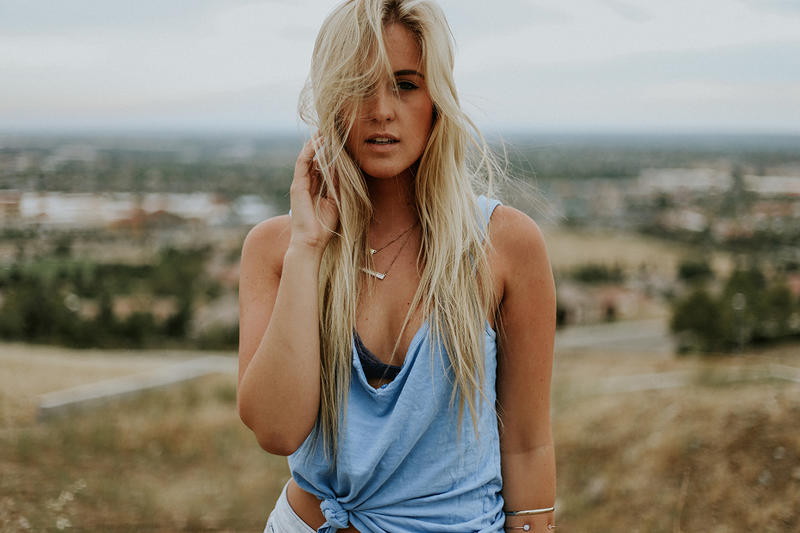
#> input picture ImageProcessing/pic01.jpg, 800 x 533 px
$ python crop_rotate.py
#> lines starting #> are read from the running program, lines starting #| are printed output that depends on the picture
from PIL import Image

def resize_images(image_names, new_size=(200, 200)):
    for image_name in image_names:
        img = Image.open(image_name)
        img = img.resize(new_size)
        img.save("resized_" + image_name)


images= ["pic01.jpg","pic02.jpg","pic03.jpg","pic04.jpg","pic05.jpg","pic06.jpg"]
# resize_images(images)
for hh in images:
    python_img =Image.open(hh)
#> python_img is the input picture: PIL image 800x533 RGB; mean R, G, B 139.4, 131.9, 117.5
    python_img2 =python_img
    python_img.show()
    python_img=python_img2.crop((50,50,500,500))
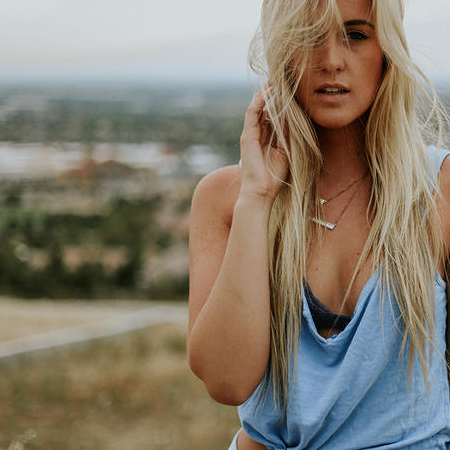
#> python_img: PIL image 450x450 RGB; mean R, G, B 134.1, 125.3, 111.2
    python_img.show()
    python_img=python_img2.rotate(45)
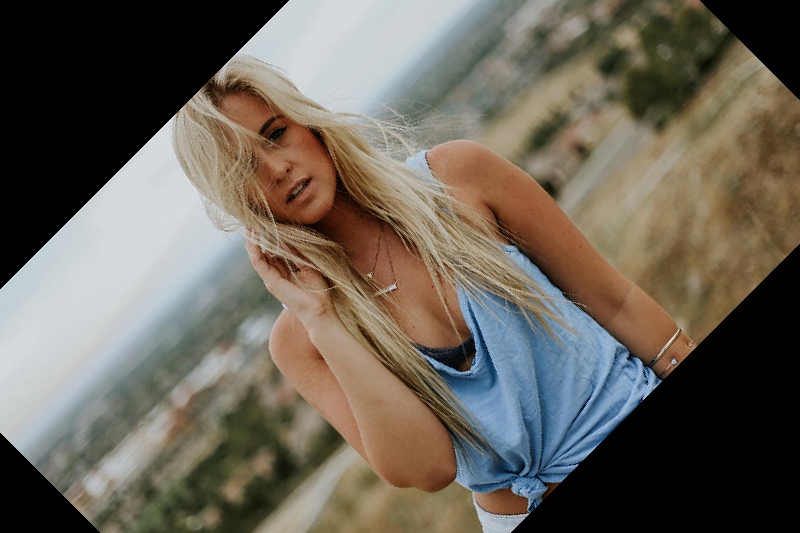
#> python_img: PIL image 800x533 RGB; mean R, G, B 106.4, 99.8, 88.8
    python_img.show()
    python_img=python_img.crop((200,100,450,550))
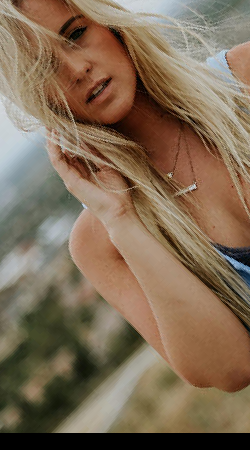
#> python_img: PIL image 250x450 RGB; mean R, G, B 128.3, 108.1, 85.8
    python_img.show()
#> pass 2 of the loop `for hh in images:`:
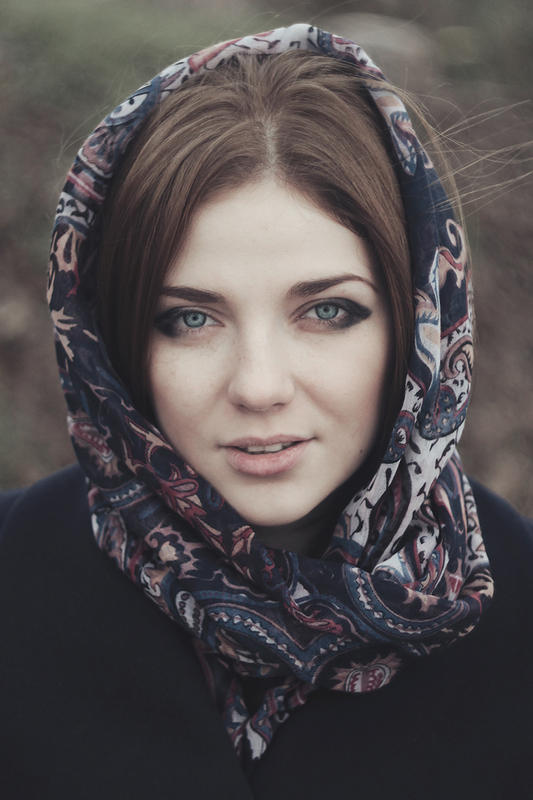
#> input picture ImageProcessing/pic02.jpg, 533 x 800 px
#> python_img is the input picture: PIL image 533x800 RGB; mean R, G, B 85, 79.3, 80.1
#> `python_img=python_img2.rotate(45)`:
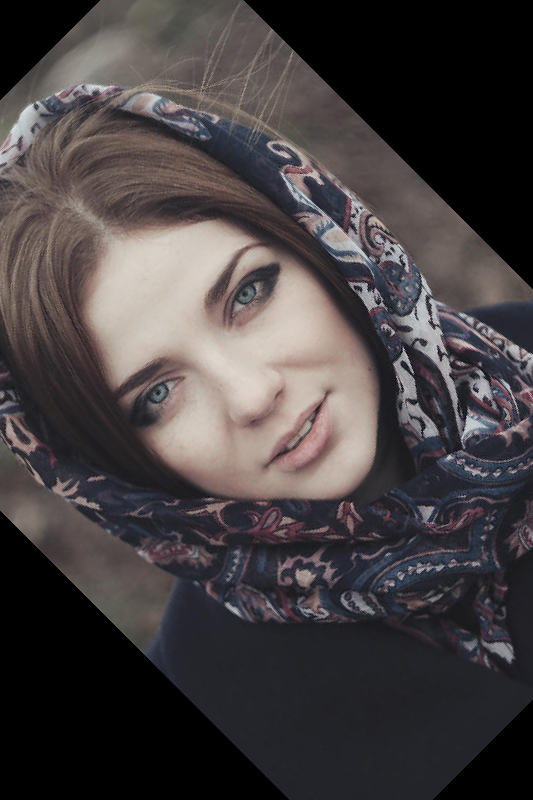
#> python_img: PIL image 533x800 RGB; mean R, G, B 69.9, 64.4, 65.2
#> `python_img=python_img.crop((200,100,450,550))`:
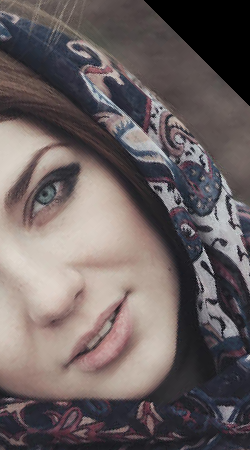
#> python_img: PIL image 250x450 RGB; mean R, G, B 106.8, 97, 96.7
#> pass 3 of the loop `for hh in images:`:
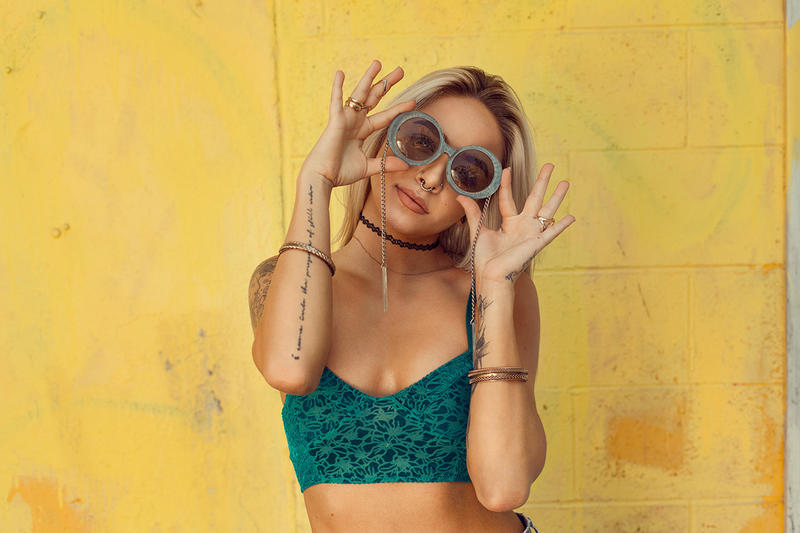
#> input picture ImageProcessing/pic03.jpg, 800 x 533 px
#> python_img is the input picture: PIL image 800x533 RGB; mean R, G, B 203.8, 170, 92.1
#> `python_img=python_img2.rotate(45)`:
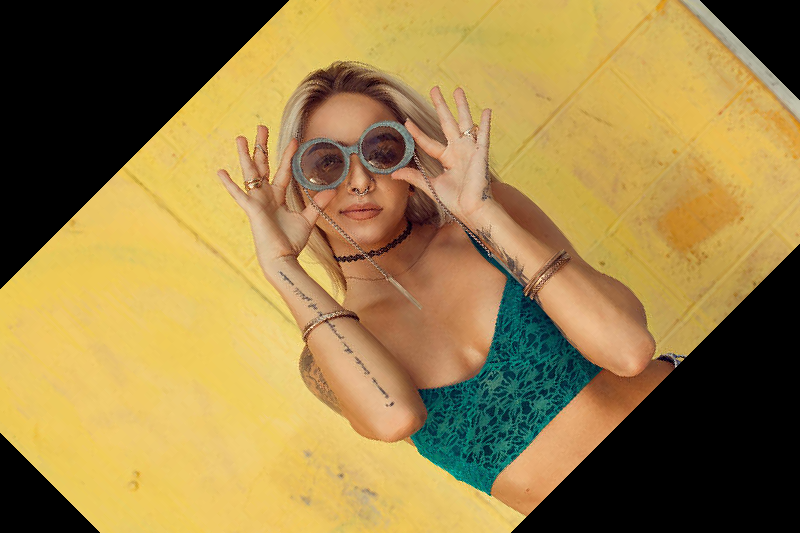
#> python_img: PIL image 800x533 RGB; mean R, G, B 154, 128.1, 71.8
#> `python_img=python_img.crop((200,100,450,550))`:
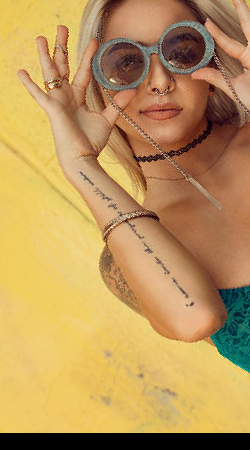
#> python_img: PIL image 250x450 RGB; mean R, G, B 187.8, 150.3, 91.3
#> the loop made 6 passes; the first 3 are shown
